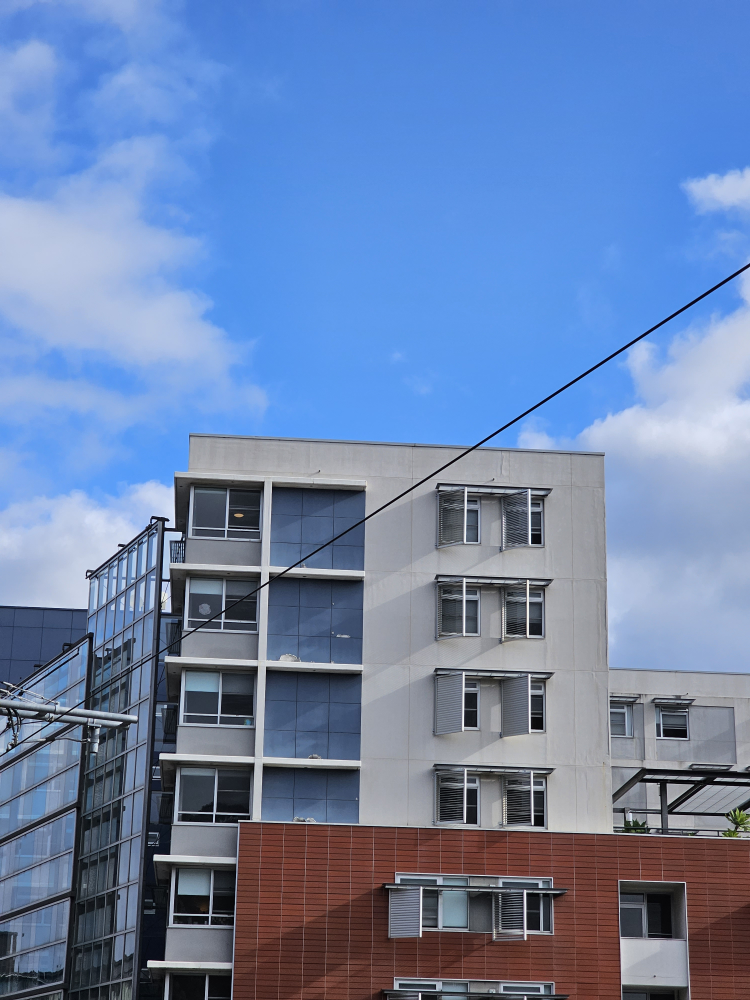
#> input picture img1.jpg, 3000 x 4000 px (shown at 1/4 size)
$ python -i checker.py   (imports and definitions only)
#> lines starting #> are read from the running program, lines starting #| are printed output that depends on the picture
import numpy as np
from skimage.metrics import structural_similarity as ssim
import cv2
from argparse import ArgumentParser
import json
import pickle
import sys

FEATURES_PATH = "features.pkl"
CIDMAP_PATH = "cidmap.json"

class ImageSimilarityDetector:
    def __init__(self):
        self.feature_detector = cv2.SIFT_create()
        self.matcher_type = 'FLANN'

    def load_and_preprocess(self, img_path, target_size=(256, 256)):
        """
        Loads an image, applies median blur for noise reduction, and resizes it.
        Returns the original image (for potential SSIM/MSE if needed) and the resized image.
        """
#> called with img_path = 'img1.jpg', target_size = (256, 256)
        try:
            img = cv2.imread(img_path)
#> img is the input picture: shape (4000, 3000, 3); mean B, G, R 172.4, 131.3, 108.1
            if img is None:
                raise ValueError(f"Cannot load image: {img_path}")
            kernel_size = 7
            img_blurred = cv2.medianBlur(img, kernel_size)
            img_resized = cv2.resize(img_blurred, target_size, interpolation=cv2.INTER_AREA)
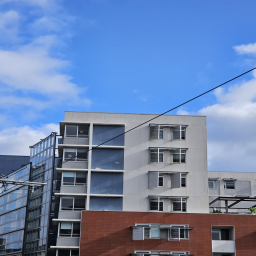
#> img_resized: shape (256, 256, 3); mean B, G, R 172.5, 131.5, 108.3
            return img, img_resized # Return original and resized
        except Exception as e:
            print(json.dumps({"error": f"Error loading or preprocessing image {img_path}: {e}"}), file=sys.stderr)
            return None, None

    def calculate_features(self, img_path, target_size=(256, 256), hash_size=8):
        """
        Calculates various perceptual and structural features for an image.
        Returns a dictionary of features.
        """
        img_orig, img_resized = self.load_and_preprocess(img_path, target_size)
        if img_resized is None: # load_and_preprocess returns None on failure
            return None

        gray_resized = cv2.cvtColor(img_resized, cv2.COLOR_BGR2GRAY)
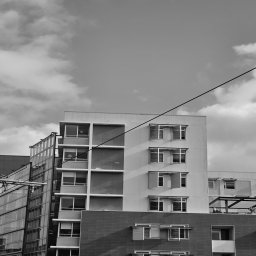
#> gray_resized: shape (256, 256); min 6, max 227, mean 129.2
        hsv_resized = cv2.cvtColor(img_resized, cv2.COLOR_BGR2HSV)
#> hsv_resized: shape (256, 256, 3); mean H, S, V 99.6, 96.6, 176.9

        kp, des = self.feature_detector.detectAndCompute(gray_resized, mask=None)
#> kp = 322 keypoints; strongest (x, y, size): (183, 185, 2.8), (183, 138, 2.3), (184, 210, 2.3), (183, 161, 2.8)

        if des is None:
            des = np.array([])
        if kp is None:
            kp_count = 0
        else:
            kp_count = len(kp)
#> kp_count = 322

        features = {
            'phash': self.calculate_perceptual_hash(img_resized, hash_size),
            'dhash': self.calculate_dhash(img_resized, hash_size),
            'ahash': self.calculate_average_hash(img_resized, hash_size),
            'rot_hash': self.calculate_rotation_invariant_hash(img_resized, hash_size),
            'hu_moments': self.calculate_hu_moments(img_resized),
            'histogram': cv2.calcHist([hsv_resized], [0, 1, 2], None, [50, 60, 60], [0, 180, 0, 256, 0, 256]),
            'keypoint_count': kp_count,
            'descriptors': des
        }
        return features

    # [61 lines left out: functions compare_image_features, calculate_ssim, not called in this run]

    def calculate_mse(self, img1, img2):
        return np.mean((img1.astype(float) - img2.astype(float)) ** 2)

    def calculate_perceptual_hash(self, img, hash_size=8):
#> called with hash_size = 8
        gray = cv2.cvtColor(img, cv2.COLOR_BGR2GRAY)
        resized = cv2.resize(gray, (hash_size, hash_size), interpolation=cv2.INTER_AREA)
        avg = resized.mean()
#> avg = 129.3
        return ''.join(['1' if bit else '0' for bit in (resized > avg).flatten()])

    def calculate_dhash(self, img, hash_size=8):
        gray = cv2.cvtColor(img, cv2.COLOR_BGR2GRAY)
        # Resize to (hash_size + 1, hash_size) for differential hashing
        resized = cv2.resize(gray, (hash_size + 1, hash_size), interpolation=cv2.INTER_AREA)
        diff = resized[:, 1:] > resized[:, :-1] # Compare adjacent pixels
        return ''.join(['1' if bit else '0' for bit in diff.flatten()])

    def calculate_average_hash(self, img, hash_size=8):
#> called with hash_size = 8
        gray = cv2.cvtColor(img, cv2.COLOR_BGR2GRAY)
        resized = cv2.resize(gray, (hash_size, hash_size), interpolation=cv2.INTER_AREA)
        avg = resized.mean()
#> avg = 129.3
        return ''.join(['1' if bit else '0' for bit in (resized > avg).flatten()])

    def calculate_rotation_invariant_hash(self, img, hash_size=8):
#> called with hash_size = 8
        gray = cv2.cvtColor(img, cv2.COLOR_BGR2GRAY)
        resized = cv2.resize(gray, (hash_size * 2, hash_size * 2), interpolation=cv2.INTER_AREA)
        center = (hash_size, hash_size) # Center of the resized image
        radial_features = []
        num_samples = hash_size * 8
        for angle in range(0, 360, 360 // num_samples):
            x = int(center[0] + hash_size * 0.8 * np.cos(np.radians(angle)))
            y = int(center[1] + hash_size * 0.8 * np.sin(np.radians(angle)))
            x = max(0, min(x, resized.shape[1] - 1))
            y = max(0, min(y, resized.shape[0] - 1))
            radial_features.append(resized[y, x])
#> after the loop, radial_features = 72 values, max 202 at index 69, min 62 at index 19, mean 135.5

        avg = np.mean(radial_features)
#> avg = 135.5
        hash_bits = [1 if val > avg else 0 for val in radial_features]
#> hash_bits = 72 values, max 1 at index 0, min 0 at index 6, mean 0.528
        return ''.join([str(bit) for bit in hash_bits])

    # [4 lines left out: function hamming_distance, not called in this run]

    def hash_similarity(self, hash1, hash2):
        distance = self.hamming_distance(hash1, hash2)
        return 1 - (distance / len(hash1))

    def calculate_hu_moments(self, img):
        gray = cv2.cvtColor(img, cv2.COLOR_BGR2GRAY)
        moments = cv2.moments(gray)
#> moments = moments, m00 8469684, centre m10/m00, m01/m00 = (129.1, 116)
        hu_moments = cv2.HuMoments(moments)
#> hu_moments = [0.00123, 2.05e-08, 5.74e-12, 5.6e-12, 4.89e-24, -7.6e-16, -3.14e-23]
        return -np.sign(hu_moments) * np.log10(np.abs(hu_moments) + 1e-10)

    def compare_hu_moments(self, hu1, hu2):
        distance = np.linalg.norm(hu1 - hu2)
        return 1 / (1 + distance)

    # [169 lines left out: functions compare_descriptors, add_pepper_noise, main, not called in this run]

# [2 lines not run here, left out]

>>> result = ImageSimilarityDetector().calculate_features('img1.jpg')
#> result = 8 items

$ run again, on testfile.jpg
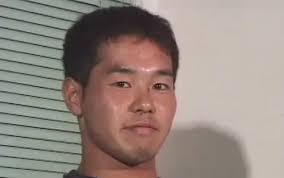
#> input picture testfile.jpg, 284 x 178 px
#> in load_and_preprocess, img is the input picture: shape (178, 284, 3); mean B, G, R 128.8, 136.8, 150.3
#> in load_and_preprocess, `img_resized = cv2.resize(img_blurred, target_size, interpolation=cv2.I..`:
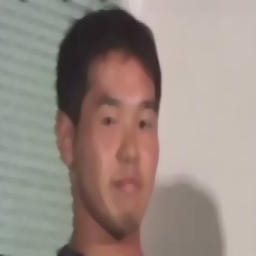
#> img_resized: shape (256, 256, 3); mean B, G, R 131.1, 139.1, 152.6
#> in calculate_features, `gray_resized = cv2.cvtColor(img_resized, cv2.COLOR_BGR2GRAY)`:
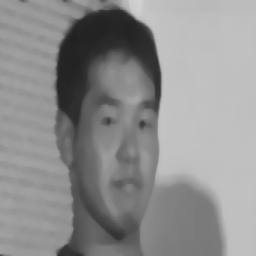
#> gray_resized: shape (256, 256); min 33, max 209, mean 142.3
#> hsv_resized: shape (256, 256, 3); mean H, S, V 31.6, 43.4, 155.4
#> kp = 31 keypoints; strongest (x, y, size): (136, 40, 27.6), (153, 103, 11.2), (117, 75, 26.3), (142, 124, 5.1)
#> kp_count = 31
#> in calculate_perceptual_hash, `avg = resized.mean()`: avg = 142.3
#> after the loop in calculate_rotation_invariant_hash, `for angle in range(0, 360, 360 // num_samples):`: radial_features = 72 values, max 192 at index 0, min 36 at index 49, mean 139.2
#> in calculate_rotation_invariant_hash, `avg = np.mean(radial_features)`: avg = 139.2
#> hash_bits = 72 values, max 1 at index 0, min 0 at index 8, mean 0.583
#> moments = moments, m00 9324600, centre m10/m00, m01/m00 = (137.6, 126.5)
#> hu_moments = [0.00123, 1.03e-08, 1.14e-11, 1.86e-11, 2.58e-22, 1.55e-15, -8.36e-23]
#> result = 8 items
